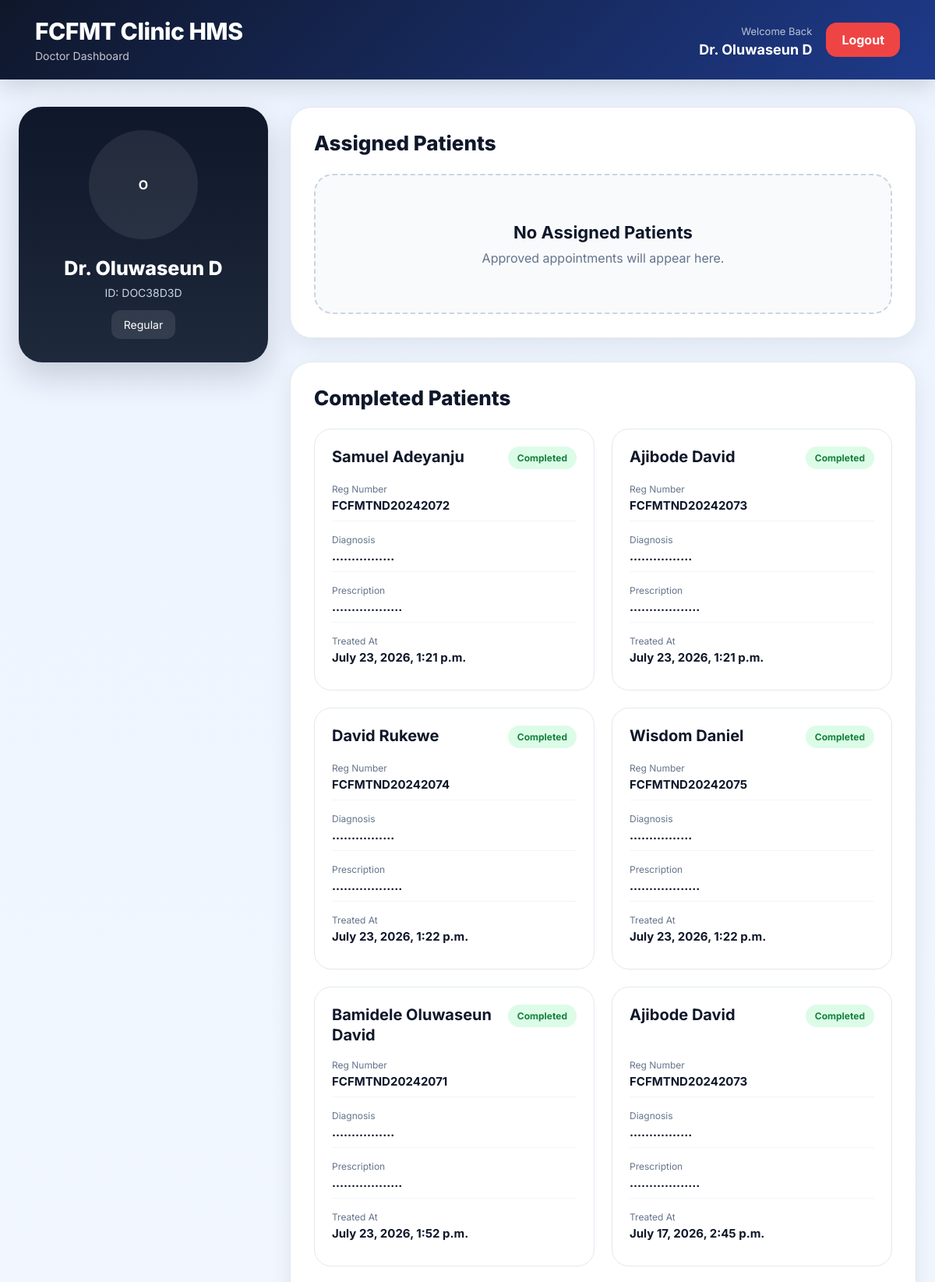
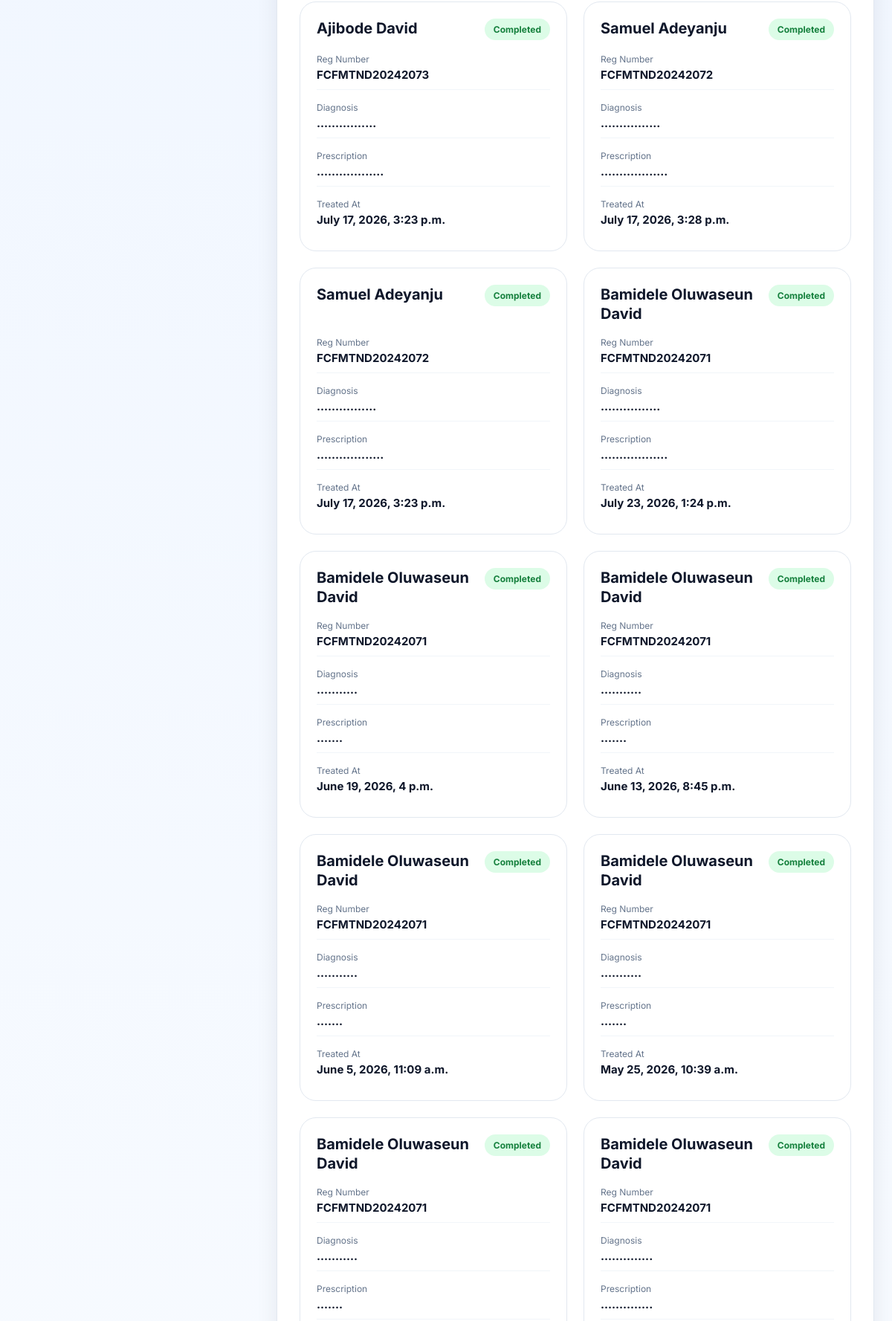
/doctor-dashboard/ (signed in, upper part), run on the app's committed database (2 pictures, top to bottom).
### hospital/models.py (models this page shows, shortened)
class Doctor(models.Model):
    name = models.CharField(max_length=100)
    department = models.CharField(max_length=100)
    doctor_id = models.CharField(
        max_length=20,
        unique=True,
        blank=True,
        null=True
    )
    password = models.CharField(
        max_length=100,
        default="doctor123"
    )
    photo = models.ImageField(
    upload_to='doctors/',
    blank=True,
    null=True
    )
    phone = models.CharField(
    max_length=20,
    blank=True,
    null=True
    )
    email = models.EmailField(
        blank=True,
        null=True
    )

class Appointment(models.Model):
    APPOINTMENT_TYPES = [
        ('Regular', 'Regular Check-up'),
        ('Emergency', 'Emergency'),
        ('Freshers', 'Freshers Medical'),
    ]
    STATUS_CHOICES = [
        ('PENDING', 'Pending'),
        ('APPROVED', 'Approved'),
        ('ARRIVED', 'Arrived'),
        ('COMPLETED', 'Completed'),
        ('CANCELLED', 'Cancelled'),
    ]
    student = models.ForeignKey(
        'Student',
        on_delete=models.CASCADE
    )
    doctor = models.ForeignKey(
        'Doctor',
        on_delete=models.SET_NULL,
        null=True,
        blank=True
    )
    appointment_type = models.CharField(
        max_length=20,
        choices=APPOINTMENT_TYPES
    )
    date = models.DateField()
    time = models.TimeField(
        null=True,
        blank=True
    )
    status = models.CharField(
        max_length=20,
        choices=STATUS_CHOICES,
        default='PENDING'
    )
    diagnosis = models.TextField(
    blank=True,
    null=True
    )
    prescription = models.TextField(
        blank=True,
        null=True
    )
    clinic_notes = models.TextField(
        blank=True,
        null=True
    )
    treated_at = models.DateTimeField(
        blank=True,
        null=True
    )
    appointment_id = models.CharField(
        max_length=50,
        unique=True,
        blank=True
    )
    cancellation_reason = models.TextField(
        blank=True,
        null=True
    )
    created_at = models.DateTimeField(
        auto_now_add=True
    )
    updated_at = models.DateTimeField(
        auto_now=True
    )

class Student(models.Model):
    full_name = models.CharField(max_length=200)
    reg_number = models.CharField(max_length=20, unique=True)
    email = models.EmailField(max_length=200 , null=True, blank=True)
    department = models.CharField(max_length=200)
    level = models.CharField(max_length=10)
    date_of_birth = models.DateField()
    phone = models.CharField(max_length=15)
    blood_group = models.CharField(max_length=5)
    genotype = models.CharField(max_length=5)
    address = models.TextField()
    emergency_contact = models.CharField(max_length=15)
    photo = models.ImageField(upload_to='students/', null=True, blank=True)
    card = models.FileField(
        upload_to='student_cards/',
        null=True,
        blank=True
    )
    created_at = models.DateTimeField(auto_now_add=True)

### hospital/views.py (the view)
def doctor_dashboard(request):
    doctor = get_doctor(request)
    if not doctor:
        return redirect('doctor_login')
    assigned_appointments = Appointment.objects.filter(
        doctor=doctor,
        status__in=["APPROVED", "ARRIVED"]
    ).select_related('student').order_by('-date')
    completed_appointments = Appointment.objects.filter(
        doctor=doctor,
        status="COMPLETED"
    ).select_related('student').order_by('-date')
    return render(request, 'doctor/dashboard.html', {
        "doctor": doctor,
        "appointments": assigned_appointments,
        "completed_appointments": completed_appointments
    })

### hospital/views.py (called while the page is built)
def get_doctor(request):
    doctor_id = request.session.get('doctor_id')
    if not doctor_id:
        return None
    try:
        return Doctor.objects.get(
            id=doctor_id
        )
    except Doctor.DoesNotExist:
        return None

### templates/doctor/dashboard.html (shortened to what this page needs)
{% load static %}
<!DOCTYPE html>
<html lang="en">
<head>
    <link rel="stylesheet" href="{% static 'css/doctor.css' %}">
</head>
<body>
<nav class="dashboard-nav">
    <div class="nav-left">
        <h1>FCFMT Clinic HMS</h1>
        <p>Doctor Dashboard</p>
    </div>
    <div class="nav-right">
        <div class="doctor-meta">
            <span class="welcome-text">
                Welcome Back
            </span>
            <h3>
                Dr. {{ doctor.name }}
            </h3>
        </div>
        <a href="{% url 'doctor_logout' %}" class="logout-btn">
            Logout
        </a>
    </div>
</nav>
<div class="dashboard-container">
    <aside class="profile-card">
        <div class="profile-image-wrapper">
            {% if doctor.photo %}
                <img src="{{ doctor.photo.url }}"
                     alt="Doctor Image"
                     class="profile-img">
            {% else %}
                <div class="no-img">
                    {{ doctor.name|slice:":1" }}
                </div>
            {% endif %}
        </div>
        <div class="profile-info">
            <h2>
                Dr. {{ doctor.name }}
            </h2>
            <p class="reg-number">
                ID: {{ doctor.doctor_id }}
            </p>
            <p class="department-level">
                {{ doctor.department }}
            </p>
        </div>
    </aside>
    <main class="dashboard-content">
        <section class="appointments-card">
            <div class="section-title">
                <h2>Assigned Patients</h2>
            </div>
            {% if appointments %}
            <div class="appointment-grid">
                {% for p in appointments %}
                <div class="appointment-card">
                    <div class="appointment-header">
                        <h3>
                            {{ p.student.full_name }}
                        </h3>
                        <span class="status-badge approved">
                            {{ p.status }}
                        </span>
                    </div>
                    <div class="appointment-body">
                        <div class="appointment-item">
                            <span>Reg Number</span>
                            <h4>{{ p.student.reg_number }}</h4>
                        </div>
                        <div class="appointment-item">
                            <span>Appointment Type</span>
                            <h4>{{ p.appointment_type }}</h4>
                        </div>
                        <div class="appointment-item">
                            <span>Date</span>
                            <h4>{{ p.date }}</h4>
                        </div>
                        <div class="appointment-item">
                            <span>Time</span>
                            <h4>
                                {% if p.time %}
                                    {{ p.time }}
                                {% else %}
                                    Pending
                                {% endif %}
                            </h4>
                        </div>
                    </div>
                    <div class="appointment-actions">
                        <button type="button"
                                class="btn-primary action-btn"
                                onclick="openModal('{{ p.id }}')">
                            Upload Medical Record
                        </button>
                    </div>
                </div>
                {% endfor %}
            </div>
            {% else %}
            <div class="empty-state">
                <h3>No Assigned Patients</h3>
                <p>
                    Approved appointments will appear here.
                </p>
            </div>
            {% endif %}
        </section>
        <section class="appointments-card">
            <div class="section-title">
                <h2>Completed Patients</h2>
            </div>
            {% if completed_appointments %}
            <div class="appointment-grid">
                {% for p in completed_appointments %}
                <div class="appointment-card">
                    <div class="appointment-header">
                        <h3>
                            {{ p.student.full_name }}
                        </h3>
                        <span class="status-badge completed">
                            Completed
                        </span>
                    </div>
                    <div class="appointment-body">
                        <div class="appointment-item">
                            <span>Reg Number</span>
                            <h4>{{ p.student.reg_number }}</h4>
                        </div>
                        <div class="appointment-item">
                            <span>Diagnosis</span>
                            <h4>
                                {{ p.diagnosis|default:"Not Provided" }}
                            </h4>
                        </div>
                        <div class="appointment-item">
                            <span>Prescription</span>
                            <h4>
                                {{ p.prescription|default:"Not Provided" }}
                            </h4>
                        </div>
                        <div class="appointment-item">
                            <span>Treated At</span>
                            <h4>
                                {{ p.treated_at }}
                            </h4>
                        </div>
                    </div>
                </div>
                {% endfor %}
            </div>
            {% endif %}
        </section>
    </main>
</div>
</body>
</html>

### static/css/doctor.css (style rules this page uses)
* { margin:0; padding:0; box-sizing:border-box; }
html { scroll-behavior:smooth; }
body { font-family:'Inter',sans-serif; background:linear-gradient(180deg,#edf4ff 0%,#f8fbff 100%); color:#0f172a; min-height:100vh; overflow-x:hidden; }
:root { --primary:#2563eb; --primary-dark:#1d4ed8; --success:#16a34a; --danger:#ef4444; --warning:#f59e0b; --text:#0f172a; --muted:#64748b; --card:#ffffff; --border:#e2e8f0; --shadow: 0 10px 30px rgba(15,23,42,0.08); --radius:24px; }
.dashboard-nav { width:100%; display:flex; justify-content:space-between; align-items:center; padding:22px 45px; background: linear-gradient( 135deg, #0f172a, #1e3a8a ); color:white; position:sticky; top:0; z-index:100; box-shadow: 0 8px 30px rgba(0,0,0,0.15); }
.nav-left h1 { font-size:30px; font-weight:800; letter-spacing:-0.5px; }
.nav-left p { margin-top:5px; color:rgba(255,255,255,0.75); font-size:14px; }
.nav-right { display:flex; align-items:center; gap:18px; }
.doctor-meta { text-align:right; }
.welcome-text { font-size:13px; color:rgba(255,255,255,0.7); }
.doctor-meta h3 { margin-top:4px; font-size:18px; font-weight:700; }
.logout-btn { text-decoration:none; background:#ef4444; color:white; padding:12px 20px; border-radius:14px; font-weight:700; transition:0.3s ease; }
.dashboard-container { max-width:1500px; margin:35px auto; padding:0 24px; display:grid; grid-template-columns:320px 1fr; gap:28px; }
.profile-card { background: linear-gradient( 180deg, #0f172a, #1e293b ); border-radius:30px; padding:30px; color:white; height:fit-content; position:sticky; top:110px; box-shadow: 0 18px 40px rgba(15,23,42,0.18); }
.profile-image-wrapper { display:flex; justify-content:center; }
.no-img { width:140px; height:140px; border-radius:50%; background:rgba(255,255,255,0.08); display:flex; justify-content:center; align-items:center; font-weight:700; }
.profile-info { margin-top:22px; text-align:center; }
.profile-info h2 { font-size:25px; font-weight:800; }
.reg-number { margin-top:8px; color:#cbd5e1; font-size:14px; }
.department-level { margin-top:14px; display:inline-block; background:rgba(255,255,255,0.1); padding:10px 16px; border-radius:12px; font-size:14px; }
.dashboard-content { display:flex; flex-direction:column; gap:30px; }
.appointments-card { background:var(--card); border-radius:28px; padding:30px; border:1px solid var(--border); box-shadow:var(--shadow); }
.section-title { margin-bottom:24px; }
.section-title h2 { font-size:26px; font-weight:800; }
.appointment-grid { display:grid; grid-template-columns: repeat(auto-fit,minmax(320px,1fr)); gap:22px; }
.appointment-card { background:white; border:1px solid #e2e8f0; border-radius:22px; padding:22px; transition:0.3s ease; display:flex; flex-direction:column; justify-content:space-between; min-height:250px; }
.appointment-header { display:flex; justify-content:space-between; align-items:flex-start; gap:12px; margin-bottom:18px; }
.appointment-header h3 { font-size:20px; font-weight:700; line-height:1.3; }
.status-badge { padding:7px 12px; border-radius:50px; font-size:12px; font-weight:700; white-space:nowrap; }
.completed { background:#dcfce7; color:#15803d; }
.appointment-body { display:flex; flex-direction:column; gap:16px; }
.appointment-item { padding-bottom:10px; border-bottom:1px solid #f1f5f9; }
.appointment-item:last-child { border-bottom:none; }
.appointment-item span { display:block; font-size:12px; color:var(--muted); margin-bottom:4px; }
.appointment-item h4 { font-size:15px; font-weight:700; word-break:break-word; }
.empty-state { border:2px dashed #cbd5e1; border-radius:24px; padding:60px 20px; text-align:center; background:#f8fafc; }
.empty-state h3 { font-size:22px; margin-bottom:10px; }
.empty-state p { color:var(--muted); }

### data on the page
Doctor: name "Oluwaseun D", name "O", doctor_id "DOC38D3D", department "Regular"
Appointment: student.full_name "Samuel Adeyanju", student.reg_number "FCFMTND20242072", diagnosis "................", prescription "..................", treated_at "July 23, 2026, 1:21 p.m."
Appointment: student.full_name "Ajibode David", student.reg_number "FCFMTND20242073", diagnosis "................", prescription "..................", treated_at "July 23, 2026, 1:21 p.m."
Appointment: student.full_name "David Rukewe", student.reg_number "FCFMTND20242074", diagnosis "................", prescription "..................", treated_at "July 23, 2026, 1:22 p.m."
Appointment: student.full_name "Wisdom Daniel", student.reg_number "FCFMTND20242075", diagnosis "................", prescription "..................", treated_at "July 23, 2026, 1:22 p.m."
Appointment: student.full_name "Bamidele Oluwaseun David", student.reg_number "FCFMTND20242071", diagnosis "................", prescription "..................", treated_at "July 23, 2026, 1:52 p.m."
Appointment: student.full_name "Ajibode David", student.reg_number "FCFMTND20242073", diagnosis "................", prescription "..................", treated_at "July 17, 2026, 2:45 p.m."
Appointment: student.full_name "Ajibode David", student.reg_number "FCFMTND20242073", diagnosis "................", prescription "..................", treated_at "July 17, 2026, 3:23 p.m."
Appointment: student.full_name "Samuel Adeyanju", student.reg_number "FCFMTND20242072", diagnosis "................", prescription "..................", treated_at "July 17, 2026, 3:28 p.m."
Appointment: student.full_name "Samuel Adeyanju", student.reg_number "FCFMTND20242072", diagnosis "................", prescription "..................", treated_at "July 17, 2026, 3:23 p.m."
Appointment: student.full_name "Bamidele Oluwaseun David", student.reg_number "FCFMTND20242071", diagnosis "................", prescription "..................", treated_at "July 23, 2026, 1:24 p.m."
Appointment: student.full_name "Bamidele Oluwaseun David", student.reg_number "FCFMTND20242071", diagnosis "...........", prescription ".......", treated_at "June 19, 2026, 4 p.m."
Appointment: student.full_name "Bamidele Oluwaseun David", student.reg_number "FCFMTND20242071", diagnosis "...........", prescription ".......", treated_at "June 13, 2026, 8:45 p.m."
Appointment: student.full_name "Bamidele Oluwaseun David", student.reg_number "FCFMTND20242071", diagnosis "...........", prescription ".......", treated_at "June 5, 2026, 11:09 a.m."
Appointment: student.full_name "Bamidele Oluwaseun David", student.reg_number "FCFMTND20242071", diagnosis "...........", prescription ".......", treated_at "May 25, 2026, 10:39 a.m."
Appointment: student.full_name "Bamidele Oluwaseun David", student.reg_number "FCFMTND20242071", diagnosis "...........", prescription "......."
Appointment: student.full_name "Bamidele Oluwaseun David", student.reg_number "FCFMTND20242071", diagnosis "..............", prescription ".............."
